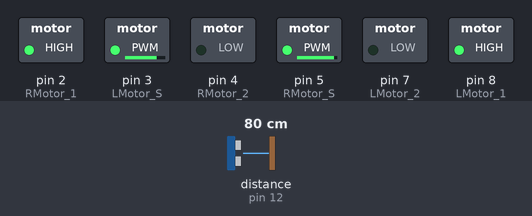
The sketch below on a simulated Arduino Uno, built with avr-gcc and run on an emulated ATmega328P. Shown: switched loads named in the sketch (green lamp = pin HIGH). Wiring (inferred from the names in the program): ultrasonic range finder: trigger pin 10; echo pin 12. The test bench sets the inputs (shaded band); at power-on: distance to the obstacle (sensor on pin 12) 80 cm. The echo pulse lasts 58.3 µs per cm; pins used as bus, display or sensor lines are not drawn; what the sketch prints to the serial monitor is not drawn.

Above: at 1.2 s.
1.3 s: distance to the obstacle (sensor on pin 12) set to 2 cm
At 1.8 s:
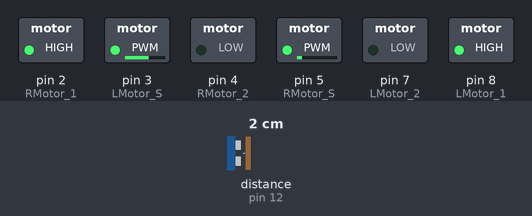
4.3 s: distance to the obstacle (sensor on pin 12) set to 35 cm
5.8 s: distance to the obstacle (sensor on pin 12) set to 18 cm
8.8 s: distance to the obstacle (sensor on pin 12) set to 4 cm
At 9.3 s:
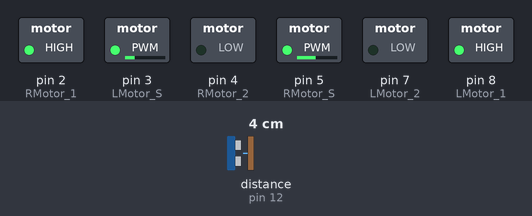
11.8 s: distance to the obstacle (sensor on pin 12) set to 60 cm
Timing chart, 0 to 14.3 s (numbered marks = the images above; inputs shaded):
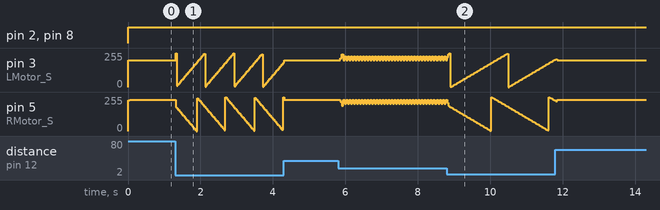

Measured:
- after the input at 1.3 s, pin 3 (LMotor_S): ramps from 1/255 to 255/255 and jumps back, once every 0.78 s; pin 5 (RMotor_S): ramps from 254/255 to 0/255 and jumps back, once every 0.78 s

The sketch:

Self_Driving_Car.ino
```cpp
//Code written by Spencer Stice
//UCLA OPS Capstone 2021


//definitions of pins

//motor control pins

#define LMotor_1 8
#define LMotor_2 7
#define LMotor_S 3
#define RMotor_1 2
#define RMotor_2 4
#define RMotor_S 5
#define ModuleOne A1
#define ARP 0

//ultrasonic sensor pins

#define echoPin 12
#define trigPin 10

//declare globals

long duration; // variable for the duration of sound wave travel
int distance; // variable for the distance measurement
int RSpeed = 230; //PWM for right motor, the left motor was naturally stronger
int LSpeed = 200; //PWM for left motor

//declare variables to keep track of time
double prevTime = 0;
double nextTime;

//declare variables to keep track of error
int prevError = 0;

void setup() {
  pinMode(LMotor_1,OUTPUT);
  pinMode(LMotor_2, OUTPUT);
  pinMode(LMotor_S, OUTPUT);
  pinMode(RMotor_1,OUTPUT);
  pinMode(RMotor_2, OUTPUT);
  pinMode(RMotor_S, OUTPUT);
  pinMode(trigPin, OUTPUT);
  pinMode(echoPin, INPUT);
  Serial.begin(9600);
}

void loop() {
  //start moving forward
  //I tried using IR to detect corners but my reading were just too inconsistent
  //So I put the ultrasonic sensor near the front and used to it detect walls and corners instead (approved by Ryeder)

  digitalWrite(LMotor_1, HIGH);
  digitalWrite(LMotor_2, LOW);
  analogWrite(LMotor_S, LSpeed);
  digitalWrite(RMotor_1, HIGH);
  digitalWrite(RMotor_2, LOW);
  analogWrite(RMotor_S, RSpeed);  //start both motors at about 75% speed

  //read data from sensor

  int sumDistance = 0;
  int flag = 0;
  int badReading = 1;//throw away readings if they contain too few 'no object there' readings
while(badReading == 1)
{
  //average out distance readings
  flag = 0;
  sumDistance = 0;
  for(int i = 0; i < 10 ; i++)
  {
    digitalWrite(trigPin, LOW);
    delayMicroseconds(2);

    digitalWrite(trigPin, HIGH);
    delayMicroseconds(10);
    digitalWrite(trigPin, LOW);

    duration = pulseIn(echoPin, HIGH);

    distance = duration * 0.034 / 2;  //distance is in cm as duration is in microseconds
    Serial.println(distance);
    if(distance >1100)
      flag++;
    sumDistance+=distance;
  }
  if(flag < 1){//if there were no high readings
    badReading = 0;
  if(flag > 7)//if the high readings were legit and it needs to turn
    badReading = 0;
  }
}

  int avgReading = sumDistance/10;

  //process data from sensor with PID

  //I want the car to be 5 cm from the wall

  int error = avgReading - 5;

  int propTerm = (5)*error;//constant = 5

  nextTime = millis();//for calculating derivatives/integrals

  int derivTerm = ((error - prevError)/(nextTime - prevTime)) * (100);//constant = 100


  int intTerm = ((nextTime - prevTime) * (error)) * 0;//ended up not needing the integral term so constant is 0

  int totalPID = propTerm + derivTerm + intTerm;

  //use processed data to change the car direction/speed

  //car will be on the LEFT side of the wall

  if(error > 0){//too far from wall
    LSpeed +=  totalPID/2;
    RSpeed -= totalPID/2;
    if(LSpeed > 255)
    {
      RSpeed = 235;
      LSpeed = 200;
    }
  }
  else if(error < 0){
    RSpeed += totalPID/2;
    LSpeed -= totalPID/2;
    if(RSpeed > 255)
    {
      RSpeed = 230;
      LSpeed = 200;
    }
  }
  prevTime = nextTime;
  prevError = error;
  if(flag > 7){//wall detection
    analogWrite(LMotor_S, 255);
    analogWrite(RMotor_S, 0);
    delay(1000);
    analogWrite(LMotor_S, 200);
    analogWrite(RMotor_S, 230);
    delay(2000);
    LSpeed = 200;
    RSpeed = 230;
  }
  }
```
